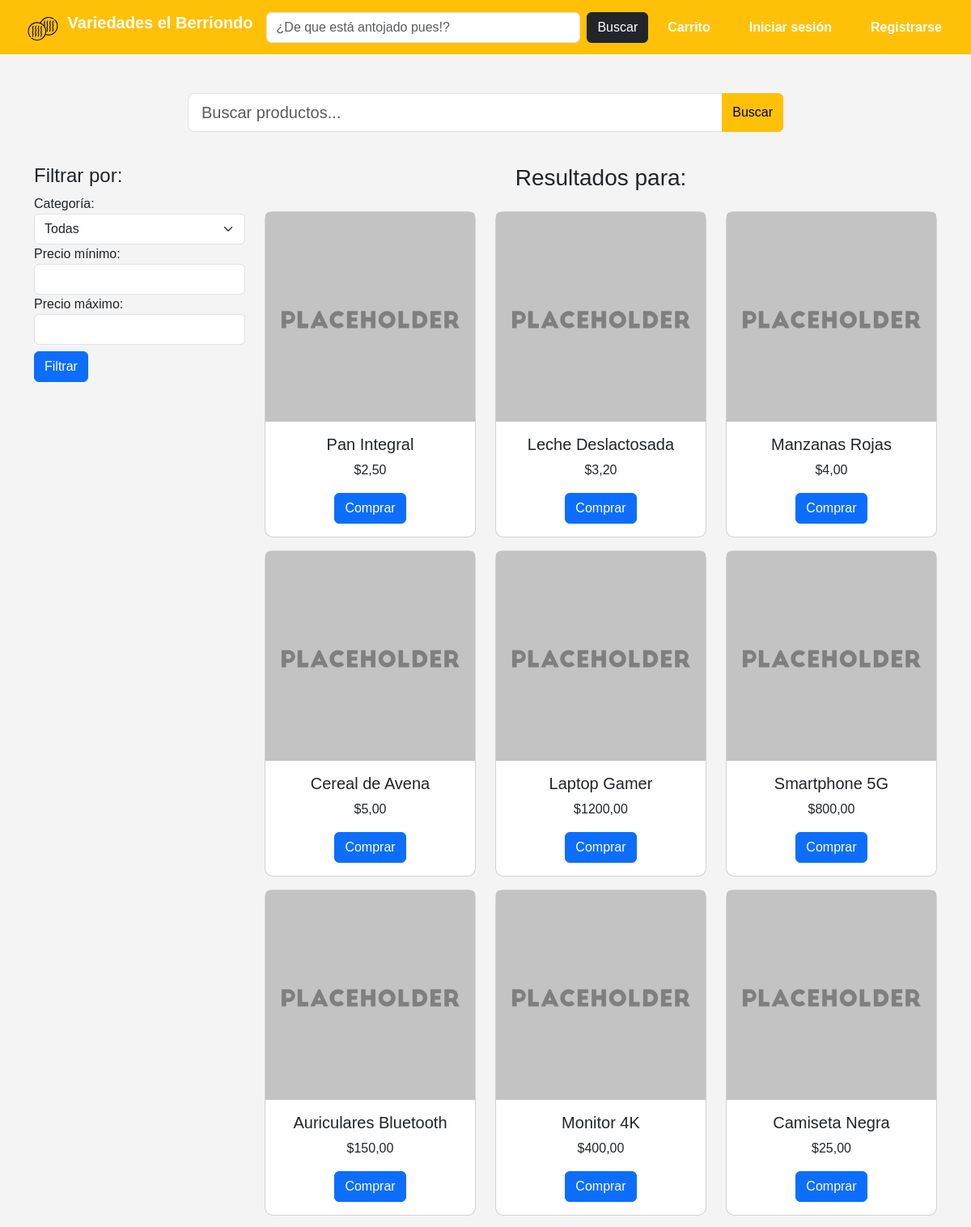
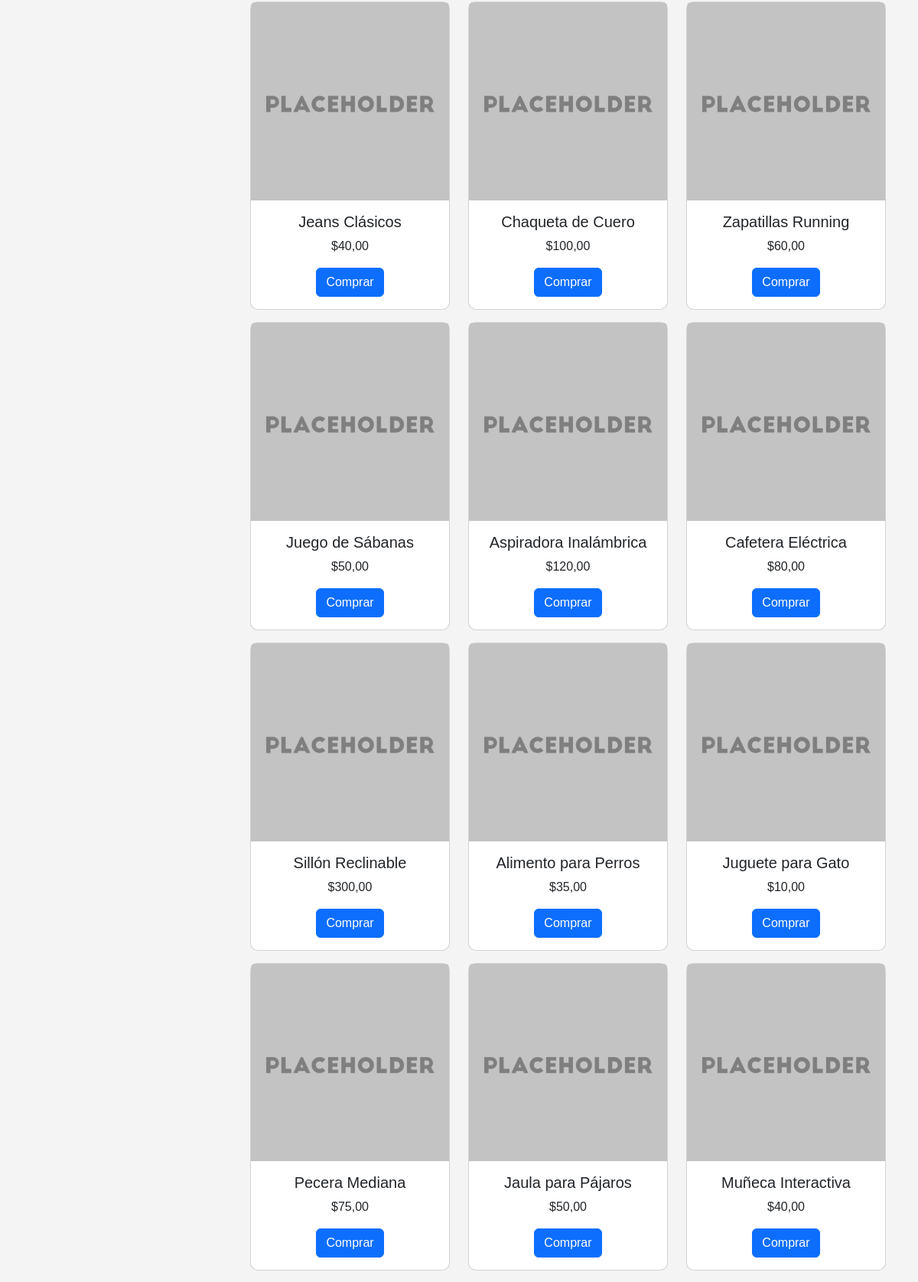
The app's page /search/ (upper part) with its own data (2 pictures, top to bottom).
### general/models.py (models this page shows, shortened)
class Producto(models.Model):
    nombre = models.CharField(max_length=200)
    descripcion = models.TextField(blank=True, null=True)
    precio = models.DecimalField(max_digits=10, decimal_places=2)
    stock = models.PositiveIntegerField(default=0)
    categoria = models.ForeignKey(Categoria, on_delete=models.CASCADE, related_name="productos")
    imagen = models.ImageField(upload_to="productos/", blank=True, null=True)
    fecha_creacion = models.DateTimeField(default=now)

### general/views.py (the view)
# urls.py: path('search/', search, name='search'),
def search(request):
    query = request.GET.get('q', '')  # Obtiene la búsqueda
    categoria = request.GET.get('categoria', '')  # Obtiene la categoría
    precio_min = request.GET.get('precio_min', '')
    precio_max = request.GET.get('precio_max', '')
    productos = Producto.objects.all()
    if query:
        productos = productos.filter(nombre__icontains=query)  # Filtra por nombre
    if categoria:
        productos = productos.filter(categoria__nombre=categoria)  # Filtra por categoría
    if precio_min:
        productos = productos.filter(precio__gte=precio_min)  # Precio mínimo
    if precio_max:
        productos = productos.filter(precio__lte=precio_max)  # Precio máximo
    return render(request, 'search.html', {'productos': productos})

### variedadesElBerriendo/templates/search.html (shortened to what this page needs)
{% extends 'base.html' %}
{% load static %}
{% block content %}
    <div class="container mt-5">
        <div class="row justify-content-center">
            <div class="col-md-8">
                <form method="GET" action="{% url 'search' %}">
                    <div class="input-group mb-3">
                        <input type="text" class="form-control form-control-lg" name="q" placeholder="Buscar productos..." value="{{ request.GET.q }}">
                        <button class="btn btn-warning" type="submit">Buscar</button>
                    </div>
                </form>
            </div>
        </div>
        <div class="row mt-4">
            <div class="col-md-3">
                <h4>Filtrar por:</h4>
                <form method="GET" action="{% url 'search' %}">
                    <label for="categoria">Categoría:</label>
                    <select name="categoria" id="categoria" class="form-select">
                        <option value="">Todas</option>
                    </select>
                    <label for="precio_min">Precio mínimo:</label>
                    <input type="number" name="precio_min" id="precio_min" class="form-control" value="{{ request.GET.precio_min }}">
                    <label for="precio_max">Precio máximo:</label>
                    <input type="number" name="precio_max" id="precio_max" class="form-control" value="{{ request.GET.precio_max }}">
                    <button class="btn btn-primary mt-2" type="submit">Filtrar</button>
                </form>
            </div>
            <div class="col-md-9">
                <h3 class="text-center mb-4">Resultados para: <strong>{{ request.GET.q }}</strong></h3>
<div class="row">
    {% if productos %}
        {% for producto in productos %}
        <div class="col-md-4 mb-3">
            <div class="card product-card">
                <img src="{% if producto.imagen %}{{ producto.imagen.url }}{% else %}{% static 'img/placeholder.png' %}{% endif %}" class="card-img-top" alt="{{ producto.nombre }}">
                <div class="card-body text-center">
                    <h5 class="card-title">{{ producto.nombre }}</h5>
                    <p class="card-text">${{ producto.precio }}</p>
                    <button class="btn btn-primary">Comprar</button>
                </div>
            </div>
        </div>
        {% endfor %}
    {% else %}
        <p class="text-center mt-3">No se encontraron resultados para "{{ request.GET.q }}".</p>
    {% endif %}
</div>
            </div>
        </div>
    </div>
{% endblock %}

### variedadesElBerriendo/static/css/styles.css (style rules this page uses)
body { font-family: 'Arial', sans-serif; margin: 0; padding: 0; background-color: #f4f4f4; }
.product-card { border-radius: 10px; }

### records on screen
Producto: nombre "Pan Integral", precio "2,50"
Producto: nombre "Leche Deslactosada", precio "3,20"
Producto: nombre "Manzanas Rojas", precio "4,00"
Producto: nombre "Cereal de Avena", precio "5,00"
Producto: nombre "Laptop Gamer", precio "1200,00"
Producto: nombre "Smartphone 5G", precio "800,00"
Producto: nombre "Auriculares Bluetooth", precio "150,00"
Producto: nombre "Monitor 4K", precio "400,00"
Producto: nombre "Camiseta Negra", precio "25,00"
Producto: nombre "Jeans Clásicos", precio "40,00"
Producto: nombre "Chaqueta de Cuero", precio "100,00"
Producto: nombre "Zapatillas Running", precio "60,00"
Producto: nombre "Juego de Sábanas", precio "50,00"
Producto: nombre "Aspiradora Inalámbrica", precio "120,00"
Producto: nombre "Cafetera Eléctrica", precio "80,00"
Producto: nombre "Sillón Reclinable", precio "300,00"
Producto: nombre "Alimento para Perros", precio "35,00"
Producto: nombre "Juguete para Gato", precio "10,00"
Producto: nombre "Pecera Mediana", precio "75,00"
Producto: nombre "Jaula para Pájaros", precio "50,00"
Producto: nombre "Muñeca Interactiva", precio "40,00"
